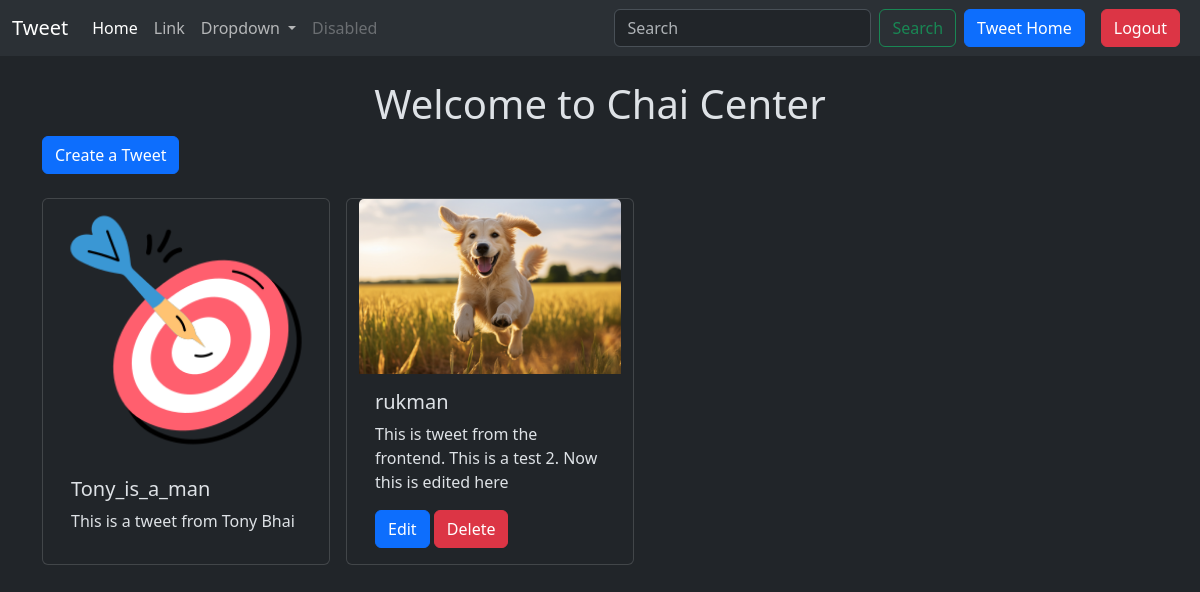
The page /tweet/ (signed in) on the database its author committed.
### tweet/models.py (models this page shows, shortened)
class Tweet(models.Model):
    user = models.ForeignKey(User, on_delete=models.CASCADE)
    text= models.TextField(max_length=240)
    photo= models.ImageField(upload_to='photos/', blank=True, null=True)
    created_at= models.DateTimeField(auto_now_add=True)
    updated_at= models.DateTimeField(auto_now=True)

### tweet/views.py (the view)
# urls.py: path('', views.tweet_list, name='tweet_list'),
def tweet_list(request):
    tweets =Tweet.objects.all().order_by('-created_at')
    return render(request, 'tweet_list.html',{'tweets': tweets})

### tweet/templates/tweet_list.html (shortened to what this page needs)
{% extends "layout.html" %}
{% block content %}
    <h1 class="text-center mt-4">Welcome to Chai Center</h1>
    <a href="{% url 'tweet_create' %}" class="btn btn-primary mb-4 ">Create a Tweet</a>
    <div class='container row gap-3'>
        {% for tweet in  tweets%}
        <div class="card" style="width: 18rem;">
            <img src="{{tweet.photo.url}}" class="card-img-top" alt="...">
            <div class="card-body">
                <h5 class="card-title">{{tweet.user.username}}</h5>
                <p class="card-text">{{tweet.text}}</p>
                {%if tweet.user == request.user%}
                <a href="{% url 'tweet_edit' tweet.pk %}" class="btn btn-primary">Edit</a>
                <a href="{% url 'tweet_delete' tweet.pk %}" class="btn btn-danger">Delete</a>
                {% endif %}
            </div>
        </div>
        {% endfor %}
    </div>
{% endblock %}

### rows shown on the page
Tweet: photo (picture), user.username "Tony_is_a_man", text "This is a tweet from Tony Bhai"
Tweet: photo (picture), user.username "rukman", text "This is tweet from the frontend. This is a test 2. Now this is edited here", shows "Edit"
